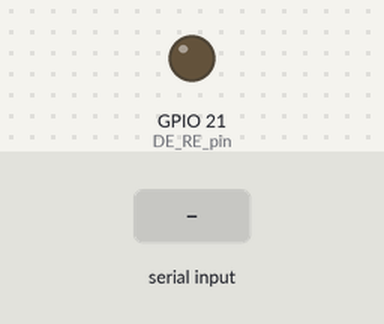
A sketch run on a simulated ESP32. Parts: output pins drawn as LEDs (lit = HIGH). The inputs (shaded band) are chosen by the test bench. What the sketch prints to the serial monitor is not drawn.

Above: at 1.3 s.
1.4 s: "1" received over the second serial link
Timing chart, 0 to 4.4 s (numbered marks = the images above; inputs shaded):
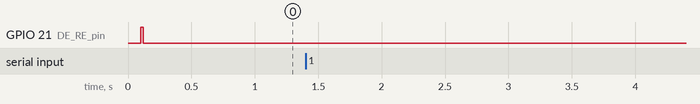

Measured:
- after the input at 1.4 s, every drawn part: stays the same

The sketch:

decimal_display_transmitter.ino
```cpp
// #include <HardwareSerial.h>

// // Define pins
// #define RE_DE_PIN 21  // RS485 Direction control pin

// // Define UART2 pins for ESP32
// #define RX2_PIN 16
// #define TX2_PIN 17

// // Buffer for Modbus communication
// uint8_t modbusBuffer[256];

// // Function to calculate Modbus RTU CRC
// uint16_t calculateCRC(uint8_t *buffer, int length) {
//   uint16_t crc = 0xFFFF;

//   for (int pos = 0; pos < length; pos++) {
//     crc ^= (uint16_t)buffer[pos];

//     for (int i = 8; i != 0; i--) {
//       if ((crc & 0x0001) != 0) {
//         crc >>= 1;
//         crc ^= 0xA001;
//       } else {
//         crc >>= 1;
//       }
//     }
//   }

//   return crc;
// }

// // Send a Modbus request frame
// void sendModbusRequest(uint8_t slaveId, uint8_t functionCode, uint16_t startAddress, uint16_t quantity) {
//   // Create a Modbus RTU request frame
//   uint8_t requestFrame[8];
//   requestFrame[0] = slaveId;                 // Slave ID
//   requestFrame[1] = functionCode;            // Function code
//   requestFrame[2] = highByte(startAddress);  // Start address high byte
//   requestFrame[3] = lowByte(startAddress);   // Start address low byte
//   requestFrame[4] = highByte(quantity);      // Quantity high byte
//   requestFrame[5] = lowByte(quantity);       // Quantity low byte

//   // Calculate CRC
//   uint16_t crc = calculateCRC(requestFrame, 6);
//   requestFrame[6] = lowByte(crc);            // CRC low byte
//   requestFrame[7] = highByte(crc);           // CRC high byte

//   // Clear any existing data in the buffer
//   while (Serial2.available()) Serial2.read();

//   // Set RS485 to transmit mode
//   digitalWrite(RE_DE_PIN, HIGH);
//   delay(5); // Small delay to ensure the line has stabilized

//   // Send the frame
//   Serial2.write(requestFrame, 8);
//   Serial2.flush(); // Wait for transmission to complete

//   // Set RS485 back to receive mode
//   delay(5);
//   digitalWrite(RE_DE_PIN, LOW);

//   Serial.print("Sent Modbus request: Slave ID=");
//   Serial.print(slaveId);
//   Serial.print(", Function=0x");
//   Serial.print(functionCode, HEX);
//   Serial.print(", Address=");
//   Serial.print(startAddress);
//   Serial.print(", Quantity=");
//   Serial.println(quantity);
// }

// // Read Modbus response with timeout
// int readModbusResponse(uint8_t *buffer, unsigned long timeout) {
//   unsigned long startTime = millis();
//   int bytesRead = 0;

//   while (millis() - startTime < timeout) {
//     if (Serial2.available()) {
//       // Reset timeout when data starts arriving
//       if (bytesRead == 0) {
//         startTime = millis();
//       }

//       // Read data into buffer
//       buffer[bytesRead++] = Serial2.read();

//       // Prevent buffer overflow
//       if (bytesRead >= 256) {
//         break;
//       }
//     }

//     // Simple check for complete frame - actual validation happens outside this function
//     if (bytesRead >= 5) {  // Minimum valid frame size
//       if (millis() - startTime > 50 && !Serial2.available()) {
//         // If no new data for 50ms, assume frame is complete
//         break;
//       }
//     }

//     yield(); // Allow other tasks to run
//   }

//   return bytesRead;
// }

// // Process received Modbus response
// bool processModbusResponse(uint8_t *buffer, int length, uint8_t expectedSlaveId, uint8_t expectedFunction) {
//   // Check minimum length for a Modbus response
//   if (length < 5) {
//     Serial.println("Invalid response: too short");
//     return false;
//   }

//   // Validate CRC
//   uint16_t receivedCRC = (buffer[length-1] << 8) | buffer[length-2];
//   uint16_t calculatedCRC = calculateCRC(buffer, length-2);

//   if (receivedCRC != calculatedCRC) {
//     Serial.println("Invalid response: CRC error");
//     return false;
//   }

//   // Check slave ID
//   if (buffer[0] != expectedSlaveId) {
//     Serial.println("Response from unexpected slave");
//     return false;
//   }

//   // Check for exception response
//   if (buffer[1] == (expectedFunction | 0x80)) {
//     Serial.print("Exception response received. Code: 0x");
//     Serial.println(buffer[2], HEX);
//     return false;
//   }

//   // Check function code
//   if (buffer[1] != expectedFunction) {
//     Serial.println("Unexpected function code in response");
//     return false;
//   }

//   return true;
// }

// // Extract register values from response
// void extractRegisterValues(uint8_t *buffer, uint16_t *registers, int registerCount) {
//   for (int i = 0; i < registerCount; i++) {
//     registers[i] = (buffer[3 + (i * 2)] << 8) | buffer[4 + (i * 2)];
//   }
// }

// // Print buffer contents in HEX format
// void printBuffer(uint8_t *buffer, int length) {
//   for (int i = 0; i < length; i++) {
//     Serial.print("0x");
//     if (buffer[i] < 16) Serial.print("0"); // Add leading zero for values less than 0x10
//     Serial.print(buffer[i], HEX);
//     Serial.print(" ");
//   }
//   Serial.println();
// }

// // Function to convert two 16-bit registers into a float (MSB first)
// float registersToFloat(uint16_t regHigh, uint16_t regLow) {
//   uint32_t combined = ((uint32_t)regHigh << 16) | regLow; // Combine registers
//   float value;
//   memcpy(&value, &combined, sizeof(value)); // Interpret bits as float
//   return value;
// }

// void setup() {
//   // Initialize USB serial for debugging
//   Serial.begin(115200);
//   while (!Serial) delay(10);  // Wait for serial port to connect

//   Serial.println("\nRS485 Modbus RTU Communication");

//   // Initialize RS485 direction control pin
//   pinMode(RE_DE_PIN, OUTPUT);
//   digitalWrite(RE_DE_PIN, LOW);  // Start in receive mode

//   // Initialize UART2 for Modbus communication
//   Serial2.begin(115200, SERIAL_8N1, RX2_PIN, TX2_PIN);

//   Serial.println("UART initialized with 115200 baud, 8-N-1");
//   Serial.println("RS485 ready for communication");
// }

// void loop() {
//   uint8_t slaveId = 1;  // Target device ID
//   uint16_t registers[4];  // Buffer for register values

//   // Read vacuum1 from address 3000 (Function code 0x03 - Read Holding Registers)
//   Serial.println("\n--- Reading Vacuum1 (Address 3000-3001) ---");
//   sendModbusRequest(slaveId, 0x03, 3001, 2);  // Read 2 registers for the float value

//   // Wait for and process response
//   int bytesRead = readModbusResponse(modbusBuffer, 1000);  // 1 second timeout

//   if (bytesRead > 0) {
//     Serial.print("Received ");
//     Serial.print(bytesRead);
//     Serial.println(" bytes:");
//     printBuffer(modbusBuffer, bytesRead);

//     if (processModbusResponse(modbusBuffer, bytesRead, slaveId, 0x03)) {
//       // Extract register values if it's a valid response
//       int registerCount = modbusBuffer[2] / 2;  // Byte count divided by 2 gives register count
//       extractRegisterValues(modbusBuffer, registers, registerCount);

//       // Convert registers to float
//       float vacuum1 = registersToFloat(registers[0], registers[1]);
//       Serial.print("Vacuum1 Value: ");
//       Serial.println(vacuum1, 6);  // Print with 6 digits of precision
//     }
//   } else {
//     Serial.println("No response received for Vacuum1");
//   }


//   Serial.println("\n--- Reading Both Vacuum Values (Address 3000-3003) ---");
//   sendModbusRequest(slaveId, 0x03, 3000, 4);  // Read 4 registers for both float values

//   bytesRead = readModbusResponse(modbusBuffer, 1000);  // 1 second timeout

//   if (bytesRead > 0) {
//     Serial.print("Received ");
//     Serial.print(bytesRead);
//     Serial.println(" bytes:");
//     printBuffer(modbusBuffer, bytesRead);

//     if (processModbusResponse(modbusBuffer, bytesRead, slaveId, 0x03)) {
//       // Extract register values if it's a valid response
//       int registerCount = modbusBuffer[2] / 2;  // Byte count divided by 2 gives register count
//       extractRegisterValues(modbusBuffer, registers, registerCount);

//       // Convert registers to float
//       float vacuum1 = registersToFloat(registers[0], registers[1]);
//       float vacuum2 = registersToFloat(registers[2], registers[3]);

//       Serial.print("Combined Read - Vacuum1: ");
//       Serial.print(vacuum1, 6);
//       Serial.print(", Vacuum2: ");
//       Serial.println(vacuum2, 6);
//     }
//   } else {
//     Serial.println("No response received for combined read");
//   }

//   // Wait before next communication cycle
//   delay(4000);
// }


#include <HardwareSerial.h>

#define RXD2 16  // ESP32 UART2 RX pin
#define TXD2 17  // ESP32 UART2 TX pin
#define DE_RE_pin 21  // RS485 DE & RE Pin (Direction control)

HardwareSerial Modbus(2);  // Use UART2 for Modbus

// Request: Slave ID = 1, Function = 0x03, Start Addr = 3000 (0x0BB8), Read 2 registers
byte TxData[8] = { 0x01, 0x03, 0x0B, 0xBA, 0x00, 0x02 };
uint8_t numRegs = TxData[5];
byte RxData[15];  // Buffer for response

float bytesToFloat(uint8_t *data) {
  uint32_t value = 0;

  // Combine 4 bytes into a 32-bit unsigned integer (Big Endian: MSB first)
  value |= ((uint32_t)data[0] << 24);
  value |= ((uint32_t)data[1] << 16);
  value |= ((uint32_t)data[2] << 8);
  value |= ((uint32_t)data[3]);

  // Convert uint32_t to float
  float result;
  memcpy(&result, &value, sizeof(result)); // Copy bit pattern safely
  return result;
}


void setup() {
  Serial.begin(115200);  // For debug output
  Modbus.begin(115200, SERIAL_8N1, RXD2, TXD2);  // Modbus Serial Port
  pinMode(DE_RE_pin, OUTPUT);
  digitalWrite(DE_RE_pin, LOW);  // Set to receive mode
  Serial.println("Modbus RTU Master Initialized for Address 3000");

   delay(100);  // Wait for response

       uint16_t crc = ModRTU_CRC(TxData, sizeof(TxData));  // Calculate CRC

     digitalWrite(DE_RE_pin, HIGH);  // Enable TX mode
     delay(20);  // Small delay for stable TX mode

     Serial.println("sending");

     // Send request
    //  TxData[6] = (crc & 0xFF);
    //  TxData[7] = (crc >> 8) & 0xFF;
    //       Modbus.write(TxData, 8);
    for(uint8_t a =0; a<6; a++)
     {
      Serial.print(TxData[a]);
      Serial.print(" ");
     }
     Serial.println();
     Serial.println(crc & 0xFF);  // CRC Low byte
     Serial.println((crc >> 8) & 0xFF);  // CRC High byte

     Modbus.write(TxData, sizeof(TxData));
     Modbus.write(crc & 0xFF);  // CRC Low byte
     Modbus.write((crc >> 8) & 0xFF);  // CRC High byte
      Modbus.flush();  // Ensure all data sent

     digitalWrite(DE_RE_pin, LOW);  // Enable RX mode

}

void loop() {


  // Read response
  uint8_t len = Modbus.available();
  if (len > 0)
  {
     Serial.println("Receiving");
    for (uint8_t i = 0; i < len && i < sizeof(RxData); i++) {
      RxData[i] = Modbus.read();
    }

    Serial.println("Received Data:");
    for (uint8_t i = 0; i < len; i++) {
      Serial.print(RxData[i], HEX);
      Serial.print(" ");
    }
    Serial.println();

    uint8_t receivedBytes[4] = {RxData[3], RxData[4], RxData[5], RxData[6]};

    float value1 = bytesToFloat(receivedBytes);
    Serial.println("value1");
    Serial.println(value1);

    // CRC check
    uint16_t crcReceived = (RxData[len - 1] << 8) | RxData[len - 2];
    uint16_t crcCalc = ModRTU_CRC(RxData, len - 2);

    if (crcReceived == crcCalc) {
      Serial.println("CRC Valid!");

      // Extract 32-bit value (two 16-bit registers)
      uint32_t highWord = (RxData[3] << 8) | RxData[4];
      uint32_t lowWord = (RxData[5] << 8) | RxData[6];
      uint32_t value = ((uint32_t)highWord << 16) | lowWord;

      Serial.print("32-bit Value from Address 3000: ");
      Serial.println(value);

     delay(1000);  // Wait for response

       uint16_t crc = ModRTU_CRC(TxData, sizeof(TxData));  // Calculate CRC

     digitalWrite(DE_RE_pin, HIGH);  // Enable TX mode
     delay(20);  // Small delay for stable TX mode

     Serial.println("sending");

     // Send request
    //       TxData[6] = (crc & 0xFF);
    //  TxData[7] = (crc >> 8) & 0xFF;
    //  Modbus.write(TxData, 8);
     for(uint8_t a =0; a<6; a++)
     {
      Serial.print(TxData[a]);
      Serial.print(" ");
     }
     Serial.println(crc & 0xFF);  // CRC Low byte
     Serial.println((crc >> 8) & 0xFF);  // CRC High byte
     Serial.println();

     Modbus.write(TxData, sizeof(TxData));
     Modbus.write(crc & 0xFF);  // CRC Low byte
     Modbus.write((crc >> 8) & 0xFF);  // CRC High byte
     Modbus.flush();  // Ensure all data sent

     digitalWrite(DE_RE_pin, LOW);  // Enable RX mode


    } else {
      Serial.println("CRC Invalid!");
    }
  } else {
   // Serial.println("No response from slave");
  }

 // delay(1000);  // Query every second
}

// CRC Calculation Function
uint16_t ModRTU_CRC(byte *buf, int len) {
  uint16_t crc = 0xFFFF;

  for (int pos = 0; pos < len; pos++) {
    crc ^= (uint16_t)buf[pos];  // XOR byte into least sig. byte of crc
    for (int i = 8; i != 0; i--) {  // Loop over each bit
      if ((crc & 0x0001) != 0) {  // If the LSB is set
        crc >>= 1;  // Shift right and XOR 0xA001
        crc ^= 0xA001;
      } else
        crc >>= 1;  // Just shift right
    }
  }
  return crc;
}
```
